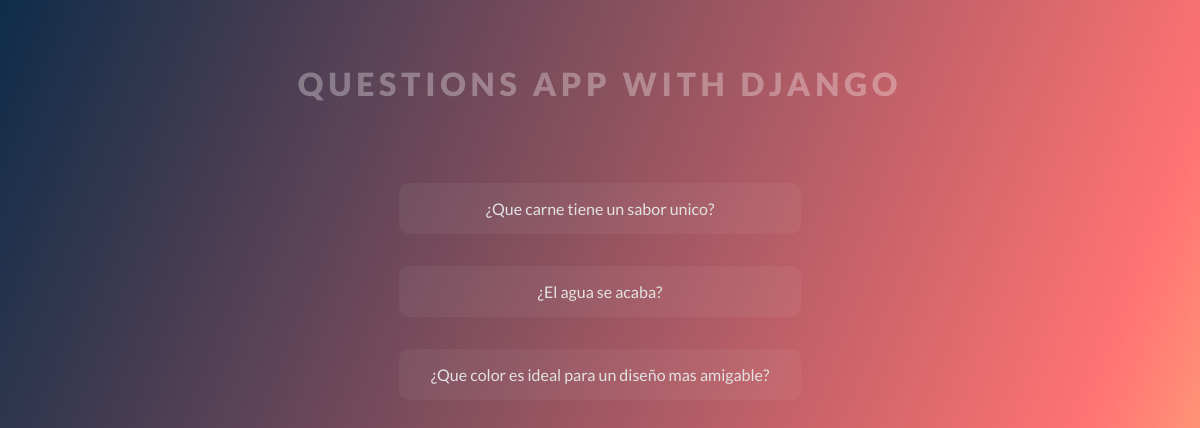
Before: /polls/ with the older database file.
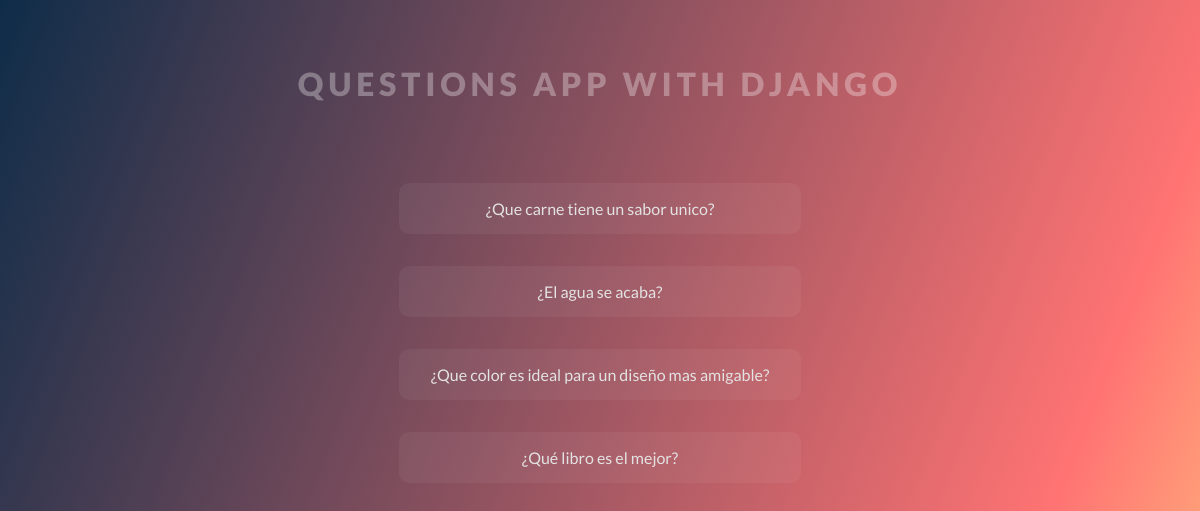
After: the same page with the newer database file.
### polls/models.py (models this page shows, shortened)
class Question(models.Model):
  question_text= models.CharField(max_length=200)
  pub_date =  models.DateTimeField("date published")

### polls/views.py (the view)
# urls.py: path('',views.IndexView.as_view(),name="index"),
class IndexView(generic.ListView):
  template_name = "polls/index.html"
  context_object_name = "latest_question_list"
  def get_queryset(self):
    return Question.objects.filter(pub_date__lte=timezone.now()).order_by("pub_date")[:5]

### polls/templates/polls/index.html (shortened to what this page needs)
{% extends './base.html' %}
{% block questions %}
  {% if latest_question_list %}
  <ul>
    {% for question in latest_question_list %}
    <li>
      <a href=" {% url 'polls:detail' question.id %}">
        {{ question.question_text}}
      </a>
    </li>
    {% endfor %}
  </ul>
  {% else %}
  <p>No polls are available.</p>
  {% endif %}
{% endblock questions %}

Changed rows visible on the page:
added Question: question_text "¿Qué libro es el mejor?"
